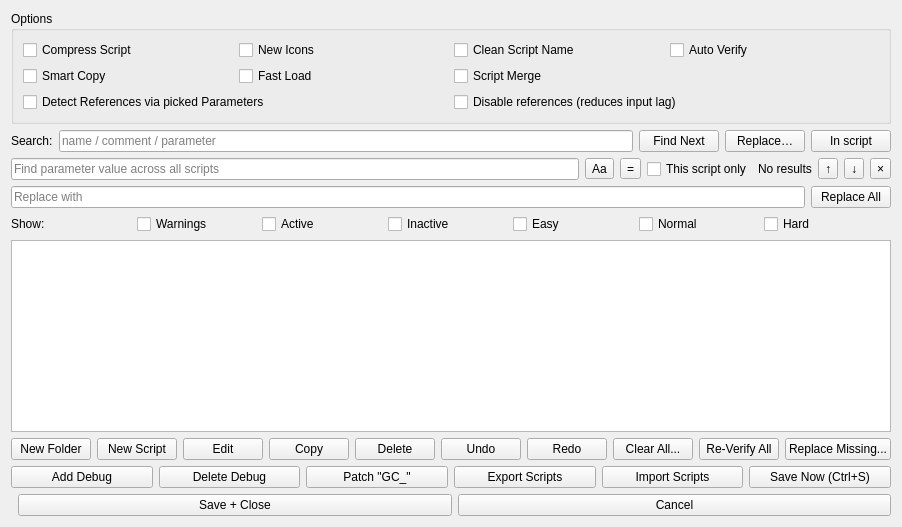
<?xml version="1.0" encoding="UTF-8"?>
<ui version="4.0">
 <class>WBQtScriptWindow</class>
 <widget class="QWidget" name="WBQtScriptWindow">
  <property name="windowTitle">
   <string>Script Editor</string>
  </property>
  <layout class="QVBoxLayout" name="rootLayout" stretch="0,0,0,0,1,0,0,0">
   <item>
    <widget class="QGroupBox" name="optBox">
     <property name="title">
      <string>Options</string>
     </property>
     <layout class="QGridLayout" name="optGrid">
      <item row="0" column="0">
       <widget class="QCheckBox" name="ckCompress">
        <property name="toolTip">
         <string>Save scripts compressed in the map file (smaller maps).</string>
        </property>
        <property name="text">
         <string>Compress Script</string>
        </property>
       </widget>
      </item>
      <item row="0" column="1">
       <widget class="QCheckBox" name="ckNewIcons">
        <property name="toolTip">
         <string>Modern tree icons. Always on in the Qt editor.</string>
        </property>
        <property name="text">
         <string>New Icons</string>
        </property>
       </widget>
      </item>
      <item row="0" column="2">
       <widget class="QCheckBox" name="ckCleanName">
        <property name="toolTip">
         <string>Hide the [E N H] difficulty tag on scripts that run on all three difficulties.</string>
        </property>
        <property name="text">
         <string>Clean Script Name</string>
        </property>
       </widget>
      </item>
      <item row="0" column="3">
       <widget class="QCheckBox" name="ckAutoVerify">
        <property name="toolTip">
         <string>Re-check scripts for warnings (red) automatically after every edit.</string>
        </property>
        <property name="text">
         <string>Auto Verify</string>
        </property>
       </widget>
      </item>
      <item row="1" column="0">
       <widget class="QCheckBox" name="ckSmartCopy">
        <property name="toolTip">
         <string>Copy auto-increments numbers in the script's parameters (Counter01 → Counter02).</string>
        </property>
        <property name="text">
         <string>Smart Copy</string>
        </property>
       </widget>
      </item>
      <item row="1" column="1">
       <widget class="QCheckBox" name="ckFastLoad">
        <property name="toolTip">
         <string>Open the editor faster on big script sets by skipping the deep warning-hint scan.</string>
        </property>
        <property name="text">
         <string>Fast Load</string>
        </property>
       </widget>
      </item>
      <item row="1" column="2">
       <widget class="QCheckBox" name="ckScriptMerge">
        <property name="toolTip">
         <string>Ctrl+drag a script or folder onto another to merge them. Plain drag still moves.</string>
        </property>
        <property name="text">
         <string>Script Merge</string>
        </property>
       </widget>
      </item>
      <item row="2" column="0" colspan="2">
       <widget class="QCheckBox" name="ckRefByParam">
        <property name="toolTip">
         <string>Find [Referenced in] by scanning actual script parameters instead of plain text.</string>
        </property>
        <property name="text">
         <string>Detect References via picked Parameters</string>
        </property>
       </widget>
      </item>
      <item row="2" column="2" colspan="2">
       <widget class="QCheckBox" name="ckDisableRef">
        <property name="toolTip">
         <string>Skip the [Referenced in] scan on selection. Faster on huge script sets.</string>
        </property>
        <property name="text">
         <string>Disable references (reduces input lag)</string>
        </property>
       </widget>
      </item>
     </layout>
    </widget>
   </item>
   <item>
    <layout class="QHBoxLayout" name="searchRow" stretch="0,1,0,0,0">
     <item>
      <widget class="QLabel" name="searchLabel">
       <property name="text">
        <string>Search:</string>
       </property>
      </widget>
     </item>
     <item>
      <widget class="QLineEdit" name="search">
       <property name="placeholderText">
        <string>name / comment / parameter</string>
       </property>
      </widget>
     </item>
     <item>
      <widget class="QPushButton" name="findBtn">
       <property name="text">
        <string>Find Next</string>
       </property>
      </widget>
     </item>
     <item>
      <widget class="QPushButton" name="replaceBtn">
       <property name="toolTip">
        <string>Find/replace parameter values across all scripts (Ctrl+H).</string>
       </property>
       <property name="text">
        <string>Replace&#8230;</string>
       </property>
      </widget>
     </item>
     <item>
      <widget class="QPushButton" name="replaceScopedBtn">
       <property name="toolTip">
        <string>Find/replace parameter values in the selected script only.</string>
       </property>
       <property name="text">
        <string>In script</string>
       </property>
      </widget>
     </item>
    </layout>
   </item>
   <item>
    <widget class="QWidget" name="replaceBar" native="true">
     <property name="visible">
      <bool>false</bool>
     </property>
     <layout class="QVBoxLayout" name="replaceBarLay">
      <property name="leftMargin">
       <number>0</number>
      </property>
      <property name="topMargin">
       <number>0</number>
      </property>
      <property name="rightMargin">
       <number>0</number>
      </property>
      <property name="bottomMargin">
       <number>0</number>
      </property>
      <item>
       <layout class="QHBoxLayout" name="replaceFindRow" stretch="1,0,0,0,0,0,0,0">
        <item>
         <widget class="QLineEdit" name="replaceFind">
          <property name="placeholderText">
           <string>Find parameter value across all scripts</string>
          </property>
         </widget>
        </item>
        <item>
         <widget class="QToolButton" name="replaceMatchCase">
          <property name="toolTip">
           <string>Match case</string>
          </property>
          <property name="text">
           <string>Aa</string>
          </property>
          <property name="checkable">
           <bool>true</bool>
          </property>
         </widget>
        </item>
        <item>
         <widget class="QToolButton" name="replaceWholeValue">
          <property name="toolTip">
           <string>Whole value only (the entire parameter must equal the text)</string>
          </property>
          <property name="text">
           <string>=</string>
          </property>
          <property name="checkable">
           <bool>true</bool>
          </property>
         </widget>
        </item>
        <item>
         <widget class="QCheckBox" name="replaceScopeCheck">
          <property name="toolTip">
           <string>Limit the find/replace to the currently selected script only.</string>
          </property>
          <property name="text">
           <string>This script only</string>
          </property>
         </widget>
        </item>
        <item>
         <widget class="QLabel" name="replaceCount">
          <property name="text">
           <string>No results</string>
          </property>
         </widget>
        </item>
        <item>
         <widget class="QToolButton" name="replacePrev">
          <property name="toolTip">
           <string>Previous match</string>
          </property>
          <property name="text">
           <string>&#8593;</string>
          </property>
         </widget>
        </item>
        <item>
         <widget class="QToolButton" name="replaceNext">
          <property name="toolTip">
           <string>Next match</string>
          </property>
          <property name="text">
           <string>&#8595;</string>
          </property>
         </widget>
        </item>
        <item>
         <widget class="QToolButton" name="replaceClose">
          <property name="toolTip">
           <string>Close (Esc)</string>
          </property>
          <property name="text">
           <string>&#215;</string>
          </property>
         </widget>
        </item>
       </layout>
      </item>
      <item>
       <layout class="QHBoxLayout" name="replaceReplRow" stretch="1,0">
        <item>
         <widget class="QLineEdit" name="replaceWith">
          <property name="placeholderText">
           <string>Replace with</string>
          </property>
         </widget>
        </item>
        <item>
         <widget class="QPushButton" name="replaceAll">
          <property name="toolTip">
           <string>Replace every matching parameter value across all scripts (undoable).</string>
          </property>
          <property name="text">
           <string>Replace All</string>
          </property>
         </widget>
        </item>
       </layout>
      </item>
     </layout>
    </widget>
   </item>
   <item>
    <layout class="QHBoxLayout" name="filterRow">
     <item>
      <widget class="QLabel" name="filterLabel">
       <property name="text">
        <string>Show:</string>
       </property>
      </widget>
     </item>
     <item>
      <widget class="QCheckBox" name="filterWarnings">
       <property name="toolTip">
        <string>Show only scripts (and their folders) that have warnings.</string>
       </property>
       <property name="text">
        <string>Warnings</string>
       </property>
      </widget>
     </item>
     <item>
      <widget class="QCheckBox" name="filterActive">
       <property name="toolTip">
        <string>Show only active scripts.</string>
       </property>
       <property name="text">
        <string>Active</string>
       </property>
      </widget>
     </item>
     <item>
      <widget class="QCheckBox" name="filterInactive">
       <property name="toolTip">
        <string>Show only inactive scripts.</string>
       </property>
       <property name="text">
        <string>Inactive</string>
       </property>
      </widget>
     </item>
     <item>
      <widget class="QCheckBox" name="filterEasy">
       <property name="text">
        <string>Easy</string>
       </property>
      </widget>
     </item>
     <item>
      <widget class="QCheckBox" name="filterNormal">
       <property name="text">
        <string>Normal</string>
       </property>
      </widget>
     </item>
     <item>
      <widget class="QCheckBox" name="filterHard">
       <property name="text">
        <string>Hard</string>
       </property>
      </widget>
     </item>
     <item>
      <spacer name="filterSpacer">
       <property name="orientation">
        <enum>Qt::Horizontal</enum>
       </property>
      </spacer>
     </item>
    </layout>
   </item>
   <item>
    <widget class="QSplitter" name="split">
     <property name="orientation">
      <enum>Qt::Horizontal</enum>
     </property>
     <widget class="QWidget" name="detailPane">
      <layout class="QVBoxLayout" name="detailLay">
       <property name="leftMargin">
        <number>0</number>
       </property>
       <property name="topMargin">
        <number>0</number>
       </property>
       <property name="rightMargin">
        <number>0</number>
       </property>
       <property name="bottomMargin">
        <number>0</number>
       </property>
       <item>
        <widget class="QTextBrowser" name="comment">
         <property name="openLinks">
          <bool>false</bool>
         </property>
        </widget>
       </item>
      </layout>
     </widget>
    </widget>
   </item>
   <item>
    <layout class="QHBoxLayout" name="cmdRow">
     <item>
      <widget class="QPushButton" name="newFolder">
       <property name="text">
        <string>New Folder</string>
       </property>
      </widget>
     </item>
     <item>
      <widget class="QPushButton" name="newScript">
       <property name="text">
        <string>New Script</string>
       </property>
      </widget>
     </item>
     <item>
      <widget class="QPushButton" name="editScript">
       <property name="text">
        <string>Edit</string>
       </property>
      </widget>
     </item>
     <item>
      <widget class="QPushButton" name="copyScript">
       <property name="text">
        <string>Copy</string>
       </property>
      </widget>
     </item>
     <item>
      <widget class="QPushButton" name="deleteBtn">
       <property name="text">
        <string>Delete</string>
       </property>
      </widget>
     </item>
     <item>
      <widget class="QPushButton" name="undoBtn">
       <property name="text">
        <string>Undo</string>
       </property>
       <property name="toolTip">
        <string>Undo the last script edit (Ctrl+Z).</string>
       </property>
      </widget>
     </item>
     <item>
      <widget class="QPushButton" name="redoBtn">
       <property name="text">
        <string>Redo</string>
       </property>
       <property name="toolTip">
        <string>Redo the last undone script edit (Ctrl+Y).</string>
       </property>
      </widget>
     </item>
     <item>
      <widget class="QPushButton" name="clearAllBtn">
       <property name="text">
        <string>Clear All...</string>
       </property>
       <property name="toolTip">
        <string>Remove every script and folder from the map, for all players. Undoable.</string>
       </property>
      </widget>
     </item>
     <item>
      <widget class="QPushButton" name="verify">
       <property name="text">
        <string>Re-Verify All</string>
       </property>
      </widget>
     </item>
     <item>
      <widget class="QPushButton" name="replaceMissing">
       <property name="text">
        <string>Replace Missing...</string>
       </property>
       <property name="toolTip">
        <string>Replace every missing object type in the scripts with its closest name match, then show a report you can correct.</string>
       </property>
      </widget>
     </item>
    </layout>
   </item>
   <item>
    <layout class="QHBoxLayout" name="cmdRow2">
     <item>
      <widget class="QPushButton" name="addDebug">
       <property name="text">
        <string>Add Debug</string>
       </property>
      </widget>
     </item>
     <item>
      <widget class="QPushButton" name="removeDebug">
       <property name="text">
        <string>Delete Debug</string>
       </property>
      </widget>
     </item>
     <item>
      <widget class="QPushButton" name="patchGC">
       <property name="text">
        <string>Patch &quot;GC_&quot;</string>
       </property>
      </widget>
     </item>
     <item>
      <widget class="QPushButton" name="exportBtn">
       <property name="text">
        <string>Export Scripts</string>
       </property>
      </widget>
     </item>
     <item>
      <widget class="QPushButton" name="importBtn">
       <property name="text">
        <string>Import Scripts</string>
       </property>
      </widget>
     </item>
     <item>
      <widget class="QPushButton" name="saveNow">
       <property name="text">
        <string>Save Now (Ctrl+S)</string>
       </property>
      </widget>
     </item>
    </layout>
   </item>
   <item>
    <layout class="QHBoxLayout" name="okRow">
     <item>
      <spacer name="okSpacer">
       <property name="orientation">
        <enum>Qt::Horizontal</enum>
       </property>
      </spacer>
     </item>
     <item>
      <widget class="QPushButton" name="ok">
       <property name="text">
        <string>Save + Close</string>
       </property>
      </widget>
     </item>
     <item>
      <widget class="QPushButton" name="cancel">
       <property name="text">
        <string>Cancel</string>
       </property>
      </widget>
     </item>
    </layout>
   </item>
  </layout>
 </widget>
 <resources/>
 <connections/>
</ui>
